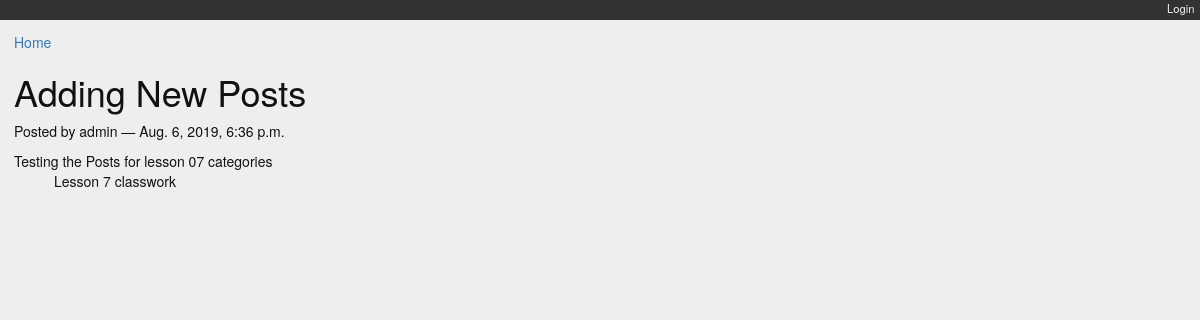
Screenshot of /posts/5/ with the database file from the repository.
### myblog/models.py (models this page shows, shortened)
class Post(models.Model):
    title = models.CharField(max_length=128)
    text = models.TextField(blank=True)
    author = models.ForeignKey(User, on_delete=models.CASCADE)
    created_date = models.DateTimeField(auto_now_add=True)
    modified_date = models.DateTimeField(auto_now=True)
    published_date = models.DateTimeField(blank=True, null=True)
    def __str__(self):
        return self.title

class Category(models.Model):
    name = models.CharField(max_length=128)
    description = models.TextField(blank=True)
    posts = models.ManyToManyField(Post, blank=True, related_name='categories')
    class Meta:
        verbose_name_plural = 'Categories'
    def __str__(self):
        return self.name

### myblog/views.py (the view)
# urls.py: path('posts/<int:post_id>/',detail_view, name="blog_detail"),
def detail_view(request, post_id):
    published = Post.objects.exclude(published_date__exact=None)
    try:
        post = published.get(pk=post_id)
    except Post.DoesNotExist:
        raise Http404
    context = {'post': post}
    return render(request, 'detail.html', context)

### myblog/templates/detail.html
{% extends "base.html" %}
{% block content %}
<a class="backlink" href="/">Home</a>
<h1>{{ post }}</h1>
<p class="byline">
  Posted by {{ post.author.username }} &mdash; {{ post.published_date }}
</p>
<div class="post-body">
  {{ post.text }}
</div>
<ul class="categories">
  {% for category in post.categories.all %}
    <li>{{ category }}</li>
  {% endfor %}
</ul>
{% endblock %}

### myblog/static/django_blog.css (style rules this page uses)
body { background-color: #eee; color: #111; font-family: "HelveticaNeue-Light", "Helvetica Neue Light", "Helvetica Neue", Helvetica, Arial, "Lucida Grande", sans-serif; margin:0; padding:0; }
ul.categories { list-style: none; list-style-type: none; }
ul.categories li { display: inline; }

### rows the page displays
Post: title "Adding New Posts", author.username "admin", published_date "Aug. 6, 2019, 6:36 p.m.", text "Testing the Posts for lesson 07 categories"
Category: name "Lesson 7 classwork"
